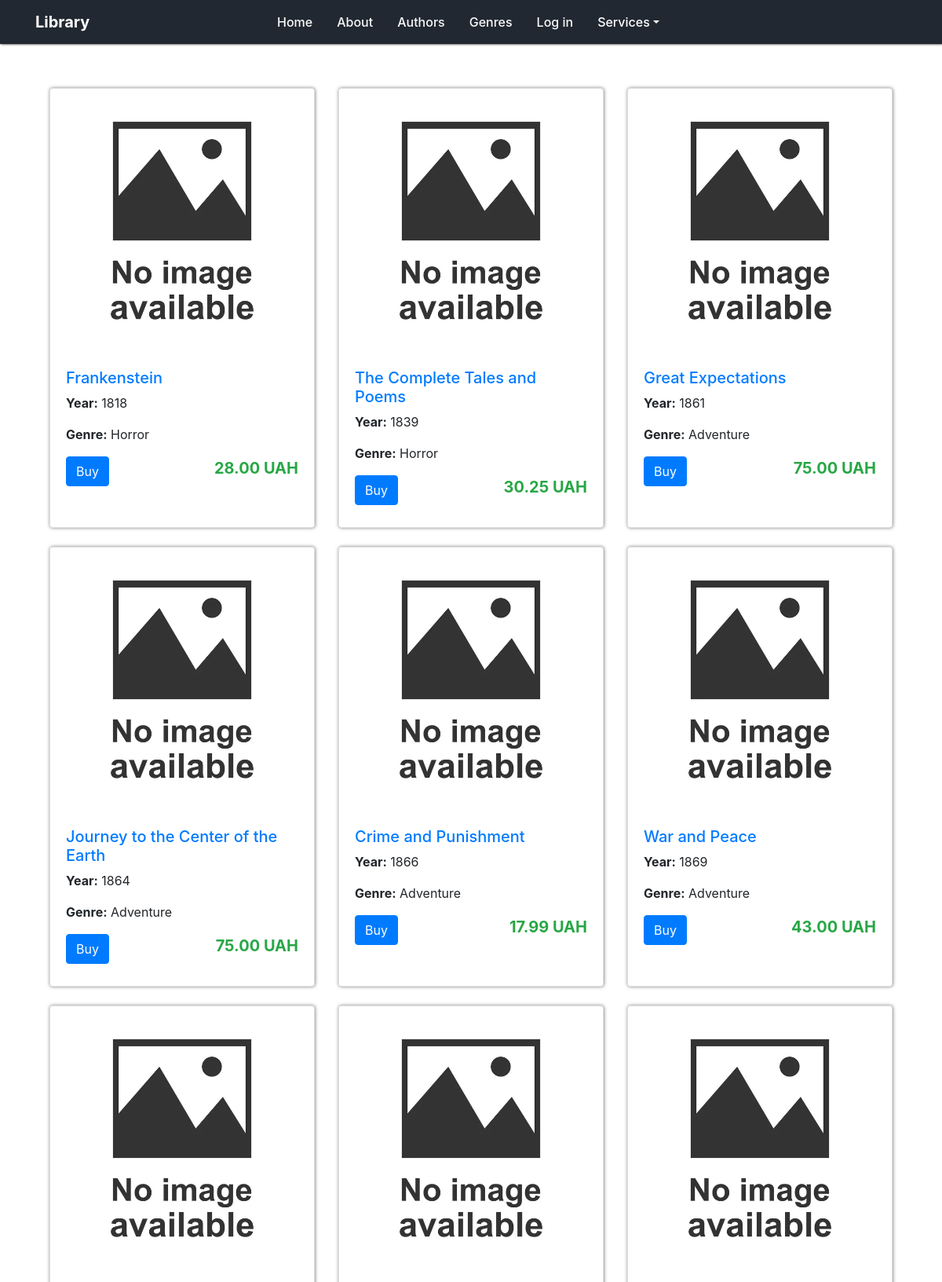
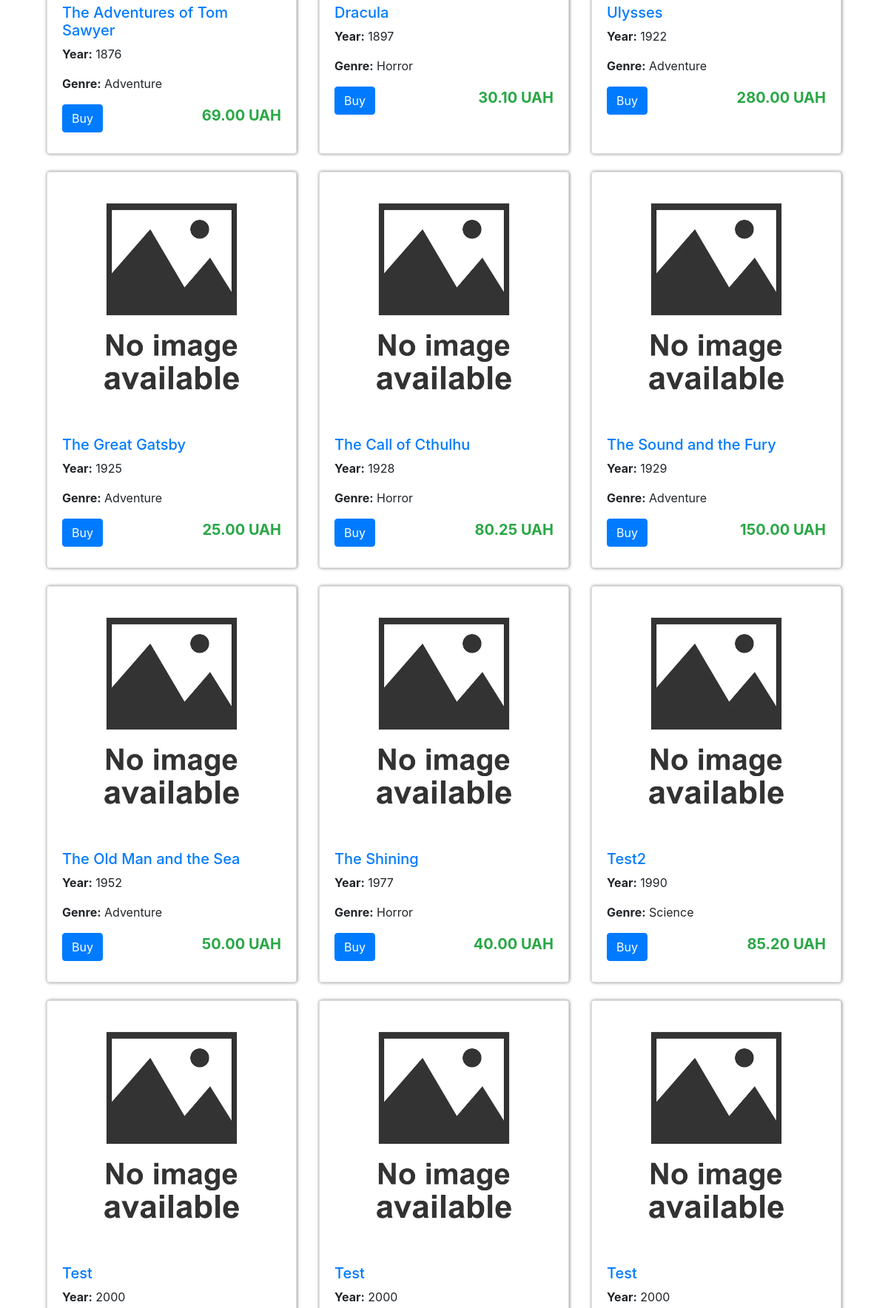
/library/ (upper part), run on the app's committed database (2 pictures, top to bottom).
### library/models.py (models this page shows, shortened)
class Book(models.Model):
    title = models.CharField(max_length=100)
    authors = models.ManyToManyField('Author', through='BookAuthor')
    genre = models.ForeignKey('Genre', on_delete=models.CASCADE, null=True)
    published_year = models.IntegerField()
    ISBN = models.CharField(max_length=200)
    price = models.DecimalField(max_digits=6, decimal_places=2, default=0.0)
    class Meta:
        ordering = ["published_year"]
        indexes = [models.Index(fields=["published_year"])]

class Genre(models.Model):
    genre = models.CharField(max_length=100, db_index=True)
    def __str__(self):
        return self.genre

### library/views.py (the view)
# urls.py: path('', views.index, name='home'),
def index(request):
    context = {"title": "Library", 'books': Book.objects.all()}
    return render(request, 'library/index.html', context=context)

### library/templatetags/tags.py (called while the page is built)
@register.simple_tag()
def get_menu():
    return views.menu

@register.simple_tag()
def get_manage_menu():
    return views.manage_menu

@register.simple_tag()
def get_year():
    return datetime.now().year

### library/templates/library/index.html
{%extends 'base.html'%}
{%block content%}
{% load static %}
<div class="container mt-5 pt-5">
    <div class="row">
        {%for book in books%}
            <div class="col-md-4 mb-4">
                <div class="card h-100 card-shadow">
                    {% if book.image %}
                        <a href="{% url 'book_by_id' book.id %}"><img src="{% static 'library/images/{{ book.image }}' %}"
                             class="card-img-top" alt="{{book.title}}"></a>
                    {% else %}
                        <a href="{% url 'book_by_id' book.id %}"><img src="{% static 'library/images/default-book.jpg' %}"
                             class="card-img-top" alt="{{book.title}}"></a>
                    {% endif %}
                    <div class="card-body">
                        <h5><a href="{% url 'book_by_id' book.id %}">{{ book.title }}</a></h5>
                        <p class="card-text"><strong>Year:</strong> {{ book.published_year }}</p>
                        <p class="card-text"><strong>Genre:</strong> {{ book.genre }}</p>
                        <a href="{% url 'buy_book' book.id %}" class="btn btn-primary">Buy</a>
                        <p class="text-success price-highlight">{{ book.price }} UAH</p>
                    </div>
                </div>
            </div>
            {%endfor%}
    </div>
</div>
{%endblock%}

### library/static/library/css/index.css (style rules this page uses)
:root { --white-text: #FFF; --black: #333333; --deep-blue: #222831; }
body { margin: 20px; height: 100%; display: flex; flex-direction: column; min-height: 100vh; }
.price-highlight { font-size: 1.25rem; font-weight: bold; float: right; display: inline-block; }
.card-shadow { box-shadow: 0.5px 0 4px rgba(0, 0, 0, 0.5); }
.card-img-top { transform: scale(0.9); }

### data on the page
Book: title "Frankenstein", published_year "1818", genre "Horror", price "28.00"
Book: title "The Complete Tales and Poems", published_year "1839", genre "Horror", price "30.25"
Book: title "Great Expectations", published_year "1861", genre "Adventure", price "75.00"
Book: title "Journey to the Center of the Earth", published_year "1864", genre "Adventure", price "75.00"
Book: title "Crime and Punishment", published_year "1866", genre "Adventure", price "17.99"
Book: title "War and Peace", published_year "1869", genre "Adventure", price "43.00"
Book: title "The Adventures of Tom Sawyer", published_year "1876", genre "Adventure", price "69.00"
Book: title "Dracula", published_year "1897", genre "Horror", price "30.10"
Book: title "Ulysses", published_year "1922", genre "Adventure", price "280.00"
Book: title "The Great Gatsby", published_year "1925", genre "Adventure", price "25.00"
Book: title "The Call of Cthulhu", published_year "1928", genre "Horror", price "80.25"
Book: title "The Sound and the Fury", published_year "1929", genre "Adventure", price "150.00"
Book: title "The Old Man and the Sea", published_year "1952", genre "Adventure", price "50.00"
Book: title "The Shining", published_year "1977", genre "Horror", price "40.00"
Book: title "Test2", published_year "1990", genre "Science", price "85.20"
Book: title "Test", published_year "2000"
Book: title "Test", published_year "2000"
Book: title "Test", published_year "2000"

### other printed values
{{ item.title }} "Home" "About" "Authors" "Genres" "Log in"
